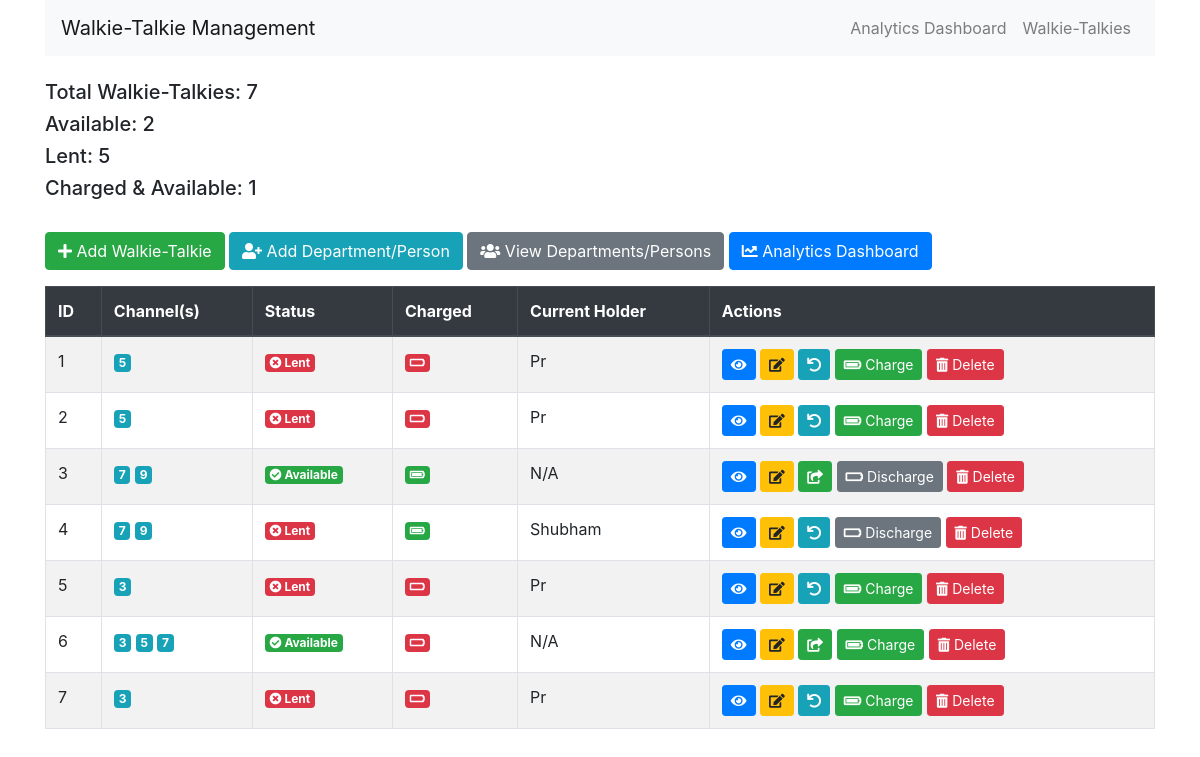
The page / on the database its author committed.
### models.py (models this page shows)
class WalkieTalkie(db.Model):
    __tablename__ = 'walkie_talkies'
    id = db.Column(db.Integer, primary_key=True)
    is_lent = db.Column(db.Boolean, default=False)
    current_holder = db.Column(db.String(100), nullable=True)
    is_charged = db.Column(db.Boolean, default=False)  # Default is now False (discharged)
    rental_history = db.relationship('Rental', backref='walkie_talkie', lazy=True)
    channels = db.relationship('Channel', backref='walkie_talkie', lazy=True, cascade="all, delete-orphan")

class Channel(db.Model):
    __tablename__ = 'channels'
    id = db.Column(db.Integer, primary_key=True)
    channel_number = db.Column(db.Integer, nullable=False)
    walkie_talkie_id = db.Column(db.Integer, db.ForeignKey('walkie_talkies.id'), nullable=False)
    __table_args__ = (db.UniqueConstraint('walkie_talkie_id', 'channel_number', name='_walkie_channel_uc'),)

### routes.py (the view)
@app.route('/')
def index():
    walkie_talkies = WalkieTalkie.query.all()
    total_wt = len(walkie_talkies)
    available_wt = WalkieTalkie.query.filter_by(is_lent=False).count()
    lent_wt = WalkieTalkie.query.filter_by(is_lent=True).count()
    charged_wt = WalkieTalkie.query.filter_by(is_lent=False, is_charged=True).count()
    return render_template('index.html', walkie_talkies=walkie_talkies, total_wt=total_wt,
                           available_wt=available_wt, lent_wt=lent_wt, charged_wt=charged_wt)

### templates/index.html (shortened to what this page needs)
{% extends 'base.html' %}
{% block content %}
<div class="row mb-4">
    <div class="col">
        <h5>Total Walkie-Talkies: {{ total_wt }}</h5>
        <h5>Available: {{ available_wt }}</h5>
        <h5>Lent: {{ lent_wt }}</h5>
        <h5>Charged & Available: {{ charged_wt }}</h5>
    </div>
</div>
<div class="mb-3">
    <a href="{{ url_for('add_walkie_talkie') }}" class="btn btn-success">
        <i class="fas fa-plus"></i> Add Walkie-Talkie
    </a>
    <a href="{{ url_for('add_department') }}" class="btn btn-info">
        <i class="fas fa-user-plus"></i> Add Department/Person
    </a>
    <a href="{{ url_for('departments') }}" class="btn btn-secondary">
        <i class="fas fa-users"></i> View Departments/Persons
    </a>
    <a href="{{ url_for('analytics') }}" class="btn btn-primary">
        <i class="fas fa-chart-line"></i> Analytics Dashboard
    </a>
</div>
<table class="table table-striped table-bordered">
    <thead class="thead-dark">
        <tr>
            <th>ID</th>
            <th>Channel(s)</th>
            <th>Status</th>
            <th>Charged</th>
            <th>Current Holder</th>
            <th>Actions</th>
        </tr>
    </thead>
    <tbody>
        {% for wt in walkie_talkies %}
        <tr class="{% if wt.is_lent %}lent-row{% endif %}">
            <td>{{ wt.id }}</td>
            <td>
                {% for channel in wt.channels %}
                    <span class="badge badge-info">{{ channel.channel_number }}</span>
                {% endfor %}
            </td>
            <td>
                {% if wt.is_lent %}
                    <span class="badge badge-danger" data-toggle="tooltip" title="Lent to {{ wt.current_holder }}">
                        <i class="fas fa-times-circle"></i> Lent
                    </span>
                {% else %}
                    <span class="badge badge-success" data-toggle="tooltip" title="Available for lending">
                        <i class="fas fa-check-circle"></i> Available
                    </span>
                {% endif %}
            </td>
            <td>
                {% if wt.is_charged %}
                    <span class="badge badge-success" data-toggle="tooltip" title="Fully Charged">
                        <i class="fas fa-battery-full"></i>
                    </span>
                {% else %}
                    <span class="badge badge-danger" data-toggle="tooltip" title="Not Charged">
                        <i class="fas fa-battery-empty"></i>
                    </span>
                {% endif %}
            </td>
            <td>{{ wt.current_holder or 'N/A' }}</td>
            <td>
                <a href="{{ url_for('view_walkie_talkie', wt_id=wt.id) }}" class="btn btn-sm btn-primary" data-toggle="tooltip" title="View Details">
                    <i class="fas fa-eye"></i>
                </a>
                <a href="{{ url_for('edit_walkie_talkie', wt_id=wt.id) }}" class="btn btn-sm btn-warning" data-toggle="tooltip" title="Edit">
                    <i class="fas fa-edit"></i>
                </a>
                {% if not wt.is_lent %}
                    <a href="{{ url_for('lend_walkie_talkie', wt_id=wt.id) }}" class="btn btn-sm btn-success" data-toggle="tooltip" title="Lend">
                        <i class="fas fa-share-square"></i>
                    </a>
                {% else %}
                    <a href="{{ url_for('return_walkie_talkie', wt_id=wt.id) }}"
                        class="btn btn-sm btn-info"
                        data-toggle="tooltip"
                        title="Return"
                        onclick="return confirm('Are you sure you want to return this walkie-talkie?');">
                        <i class="fas fa-undo"></i>
                    </a>
                {% endif %}
                <form action="{{ url_for('toggle_charge_status', wt_id=wt.id) }}" method="post" style="display:inline;">
                    <button type="submit" class="btn btn-sm {% if wt.is_charged %}btn-secondary{% else %}btn-success{% endif %}" data-toggle="tooltip" title="Toggle Charge Status">
                        {% if wt.is_charged %}
                            <i class="fas fa-battery-empty"></i> Discharge
                        {% else %}
                            <i class="fas fa-battery-full"></i> Charge
                        {% endif %}
                    </button>
                </form>
                <form action="{{ url_for('delete_walkie_talkie', wt_id=wt.id) }}" method="post" style="display:inline;">
                    <button type="submit" class="btn btn-sm btn-danger" onclick="return confirm('Are you sure you want to delete this walkie-talkie?');" data-toggle="tooltip" title="Delete">
                        <i class="fas fa-trash-alt"></i> Delete
                    </button>
                </form>
            </td>
        </tr>
        {% endfor %}
    </tbody>
</table>
{% endblock %}

### templates/base.html (shortened to what this page needs)
<!DOCTYPE html>
<html>
<head>
    <link rel="stylesheet"
          href="https://maxcdn.bootstrapcdn.com/bootstrap/4.5.2/css/bootstrap.min.css">
    <link rel="stylesheet" href="https://cdnjs.cloudflare.com/ajax/libs/font-awesome/5.15.1/css/all.min.css">
</head>
<body>
    <div class="container">
        <nav class="navbar navbar-expand-lg navbar-light bg-light mb-4">
            <a class="navbar-brand" href="{{ url_for('index') }}">Walkie-Talkie Management</a>
            <div class="collapse navbar-collapse">
                <ul class="navbar-nav ml-auto">
                    <li class="nav-item">
                        <a class="nav-link" href="{{ url_for('analytics') }}">Analytics Dashboard</a>
                    </li>
                    <li class="nav-item">
                        <a class="nav-link" href="{{ url_for('list_walkie_talkies') }}">Walkie-Talkies</a>
                    </li>
                </ul>
            </div>
        </nav>
        {% block content %}{% endblock %}
    </div>
</body>
</html>

### templates/base.html (style rules this page uses)
.lent-row { animation: pulse 2s infinite; }

### rows shown on the page
WalkieTalkie: id "1", current_holder "Pr", is_charged "Charge"
Channel: channel_number "5"
WalkieTalkie: id "2", current_holder "Pr", is_charged "Charge"
Channel: channel_number "5"
WalkieTalkie: id "3", is_lent False (drawn), current_holder "N/A", is_charged "Discharge"
Channel: channel_number "7"
Channel: channel_number "9"
WalkieTalkie: id "4", current_holder "Shubham", is_charged "Discharge"
Channel: channel_number "7"
Channel: channel_number "9"
WalkieTalkie: id "5", current_holder "Pr", is_charged "Charge"
Channel: channel_number "3"
WalkieTalkie: id "6", is_lent False (drawn), current_holder "N/A", is_charged "Charge"
Channel: channel_number "3"
Channel: channel_number "5"
Channel: channel_number "7"
WalkieTalkie: id "7", current_holder "Pr", is_charged "Charge"
Channel: channel_number "3"

### other values the page prints
{{ total_wt }} "7"
{{ available_wt }} "2"
{{ lent_wt }} "5"
{{ charged_wt }} "1"
